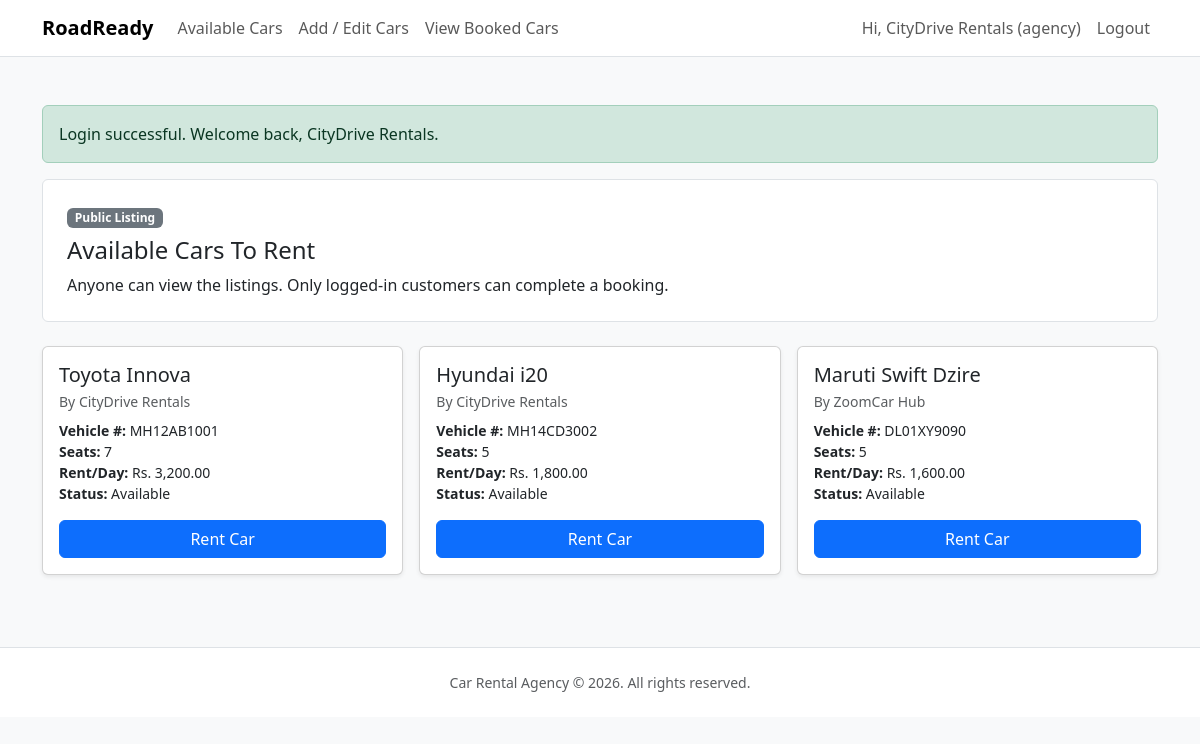
Page /available_cars.php (signed in) on the committed database.
### tables this page shows
CREATE TABLE cars (
    id INT UNSIGNED AUTO_INCREMENT PRIMARY KEY,
    agency_id INT UNSIGNED NOT NULL,
    model VARCHAR(120) NOT NULL,
    vehicle_number VARCHAR(40) NOT NULL,
    seating_capacity INT UNSIGNED NOT NULL,
    rent_per_day DECIMAL(10, 2) NOT NULL,
    is_available TINYINT(1) NOT NULL DEFAULT 1,
    created_at TIMESTAMP DEFAULT CURRENT_TIMESTAMP,
    updated_at TIMESTAMP DEFAULT CURRENT_TIMESTAMP ON UPDATE CURRENT_TIMESTAMP,
    CONSTRAINT fk_cars_agency FOREIGN KEY (agency_id) REFERENCES users(id) ON DELETE CASCADE,
    CONSTRAINT uq_vehicle_number UNIQUE (vehicle_number)
);

CREATE TABLE users (
    id INT UNSIGNED AUTO_INCREMENT PRIMARY KEY,
    name VARCHAR(120) NOT NULL,
    email VARCHAR(190) NOT NULL UNIQUE,
    password_hash VARCHAR(255) NOT NULL,
    role ENUM('customer', 'agency') NOT NULL,
    created_at TIMESTAMP DEFAULT CURRENT_TIMESTAMP
);

### available_cars.php (the view, shortened to what this page needs)
<?php
require_once __DIR__ . '/config/database.php';
require_once __DIR__ . '/includes/layout.php';
$carsQuery = $pdo->query(
    'SELECT c.id, c.model, c.vehicle_number, c.seating_capacity, c.rent_per_day, c.is_available, u.name AS agency_name
     FROM cars c
     INNER JOIN users u ON u.id = c.agency_id
     ORDER BY c.created_at DESC'
);
$cars = $carsQuery->fetchAll();
?>
<section class="p-4 mb-4 bg-white border rounded-2">
    <p class="badge bg-secondary mb-2">Public Listing</p>
    <h1 class="h4">Available Cars To Rent</h1>
    <p class="mb-0">Anyone can view the listings. Only logged-in customers can complete a booking.</p>
</section>
<section class="row g-3">
    <?php if (!$cars): ?>
        <div class="col-12"><p class="text-muted">No cars listed yet.</p></div>
    <?php else: ?>
        <?php foreach ($cars as $car): ?>
            <div class="col-md-6 col-lg-4">
                <div class="card shadow-sm h-100">
                    <div class="card-body d-flex flex-column">
                        <h5 class="card-title mb-1"><?php echo htmlspecialchars($car['model']); ?></h5>
                        <p class="small text-muted mb-2">By <?php echo htmlspecialchars($car['agency_name']); ?></p>
                        <ul class="list-unstyled small mb-3">
                            <li><strong>Vehicle #:</strong> <?php echo htmlspecialchars($car['vehicle_number']); ?></li>
                            <li><strong>Seats:</strong> <?php echo (int) $car['seating_capacity']; ?></li>
                            <li><strong>Rent/Day:</strong> Rs. <?php echo number_format((float) $car['rent_per_day'], 2); ?></li>
                            <li><strong>Status:</strong> <?php echo (int) $car['is_available'] === 1 ? 'Available' : 'Booked'; ?></li>
                        </ul>
                        <?php if ((int) $car['is_available'] === 1): ?>
                            <form method="post" class="mt-auto">
                                <button class="btn btn-primary w-100" type="submit" name="book_car" value="1">
                                    Rent Car
                                </button>
                            </form>
                        <?php else: ?>
                            <button class="btn btn-secondary w-100 mt-auto" disabled>Not Available</button>
                        <?php endif; ?>
                    </div>
                </div>
            </div>
        <?php endforeach; ?>
    <?php endif; ?>
</section>

### rows in the picture
cars: model "Toyota Innova", agency.name "CityDrive Rentals", vehicle_number "MH12AB1001", seating_capacity "7", rent_per_day "3,200.00", is_available "Available"
cars: model "Hyundai i20", agency.name "CityDrive Rentals", vehicle_number "MH14CD3002", seating_capacity "5", rent_per_day "1,800.00", is_available "Available"
cars: model "Maruti Swift Dzire", agency.name "ZoomCar Hub", vehicle_number "DL01XY9090", seating_capacity "5", rent_per_day "1,600.00", is_available "Available"

### other values in the picture
$user['name'] "CityDrive Rentals"
$role "agency"
$flash['message'] "Login successful. Welcome back, CityDrive Rentals."
